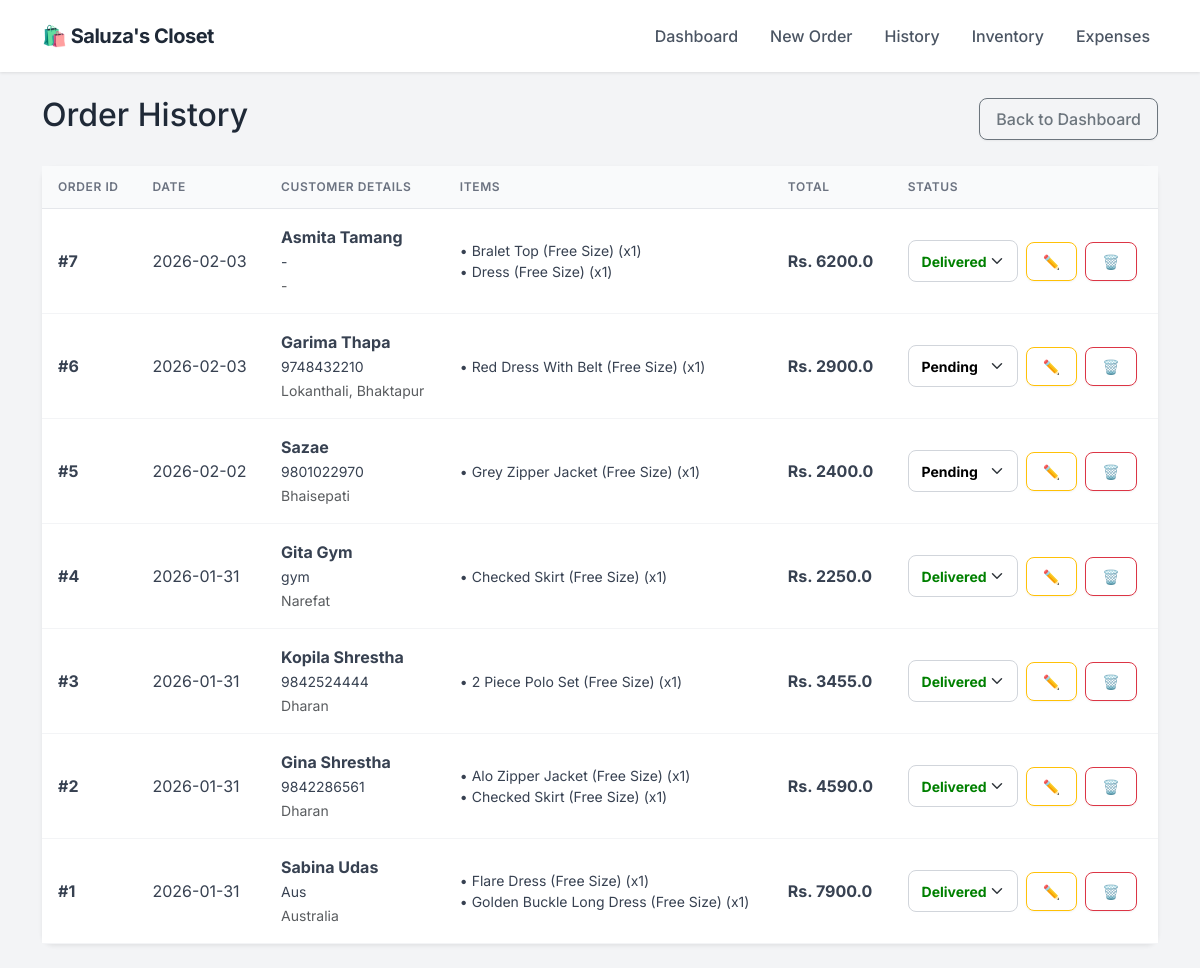
The page /orders on the database as committed earlier.
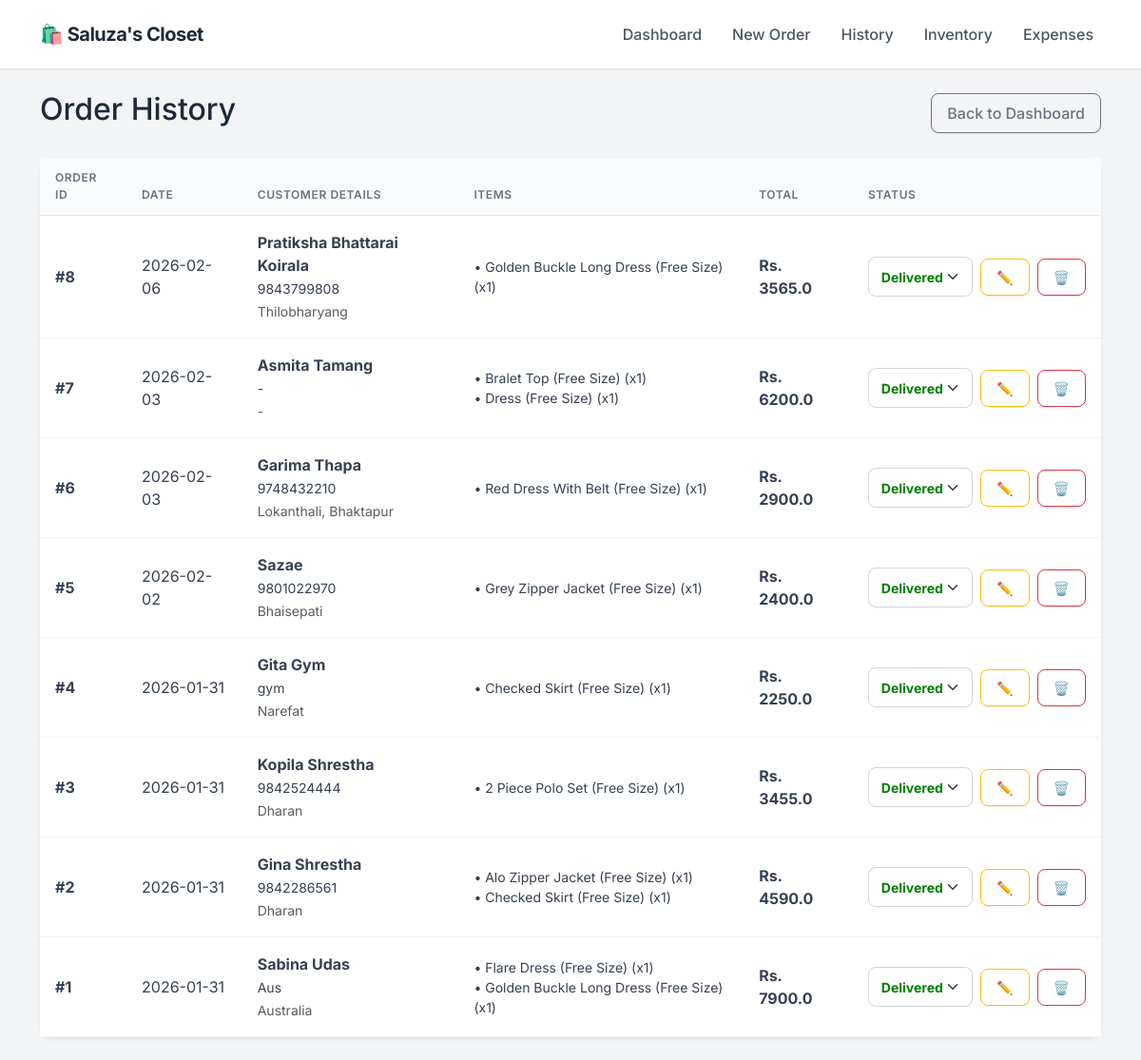
The same page on the database as committed later.
### app.py (models this page shows)
class Order(db.Model):
    id = db.Column(db.Integer, primary_key=True)
    customer_name = db.Column(db.String(100), nullable=False)
    phone = db.Column(db.String(20), nullable=False)
    address = db.Column(db.String(200), nullable=True)
    date = db.Column(db.DateTime, default=datetime.utcnow)
    total_amount = db.Column(db.Float, default=0.0)
    profit = db.Column(db.Float, default=0.0)
    status = db.Column(db.String(20), default='Pending')
    items = db.relationship('OrderItem', backref='order', lazy=True)

class OrderItem(db.Model):
    id = db.Column(db.Integer, primary_key=True)
    order_id = db.Column(db.Integer, db.ForeignKey('order.id'), nullable=False)
    product_id = db.Column(db.Integer, db.ForeignKey('product.id'), nullable=False)
    quantity = db.Column(db.Integer, nullable=False)
    discount = db.Column(db.Float, default=0.0)
    subtotal = db.Column(db.Float, nullable=False)
    product_name = db.Column(db.String(100))

### app.py (the view)
@app.route('/orders')
def order_history():
    all_orders = Order.query.order_by(Order.date.desc()).all()
    return render_template('orders.html', orders=all_orders)

### templates/orders.html (shortened to what this page needs)
{% extends "layout.html" %}
{% block content %}
<div class="d-flex justify-content-between align-items-center mb-4">
    <h2>Order History</h2>
    <a href="/" class="btn btn-outline-secondary">Back to Dashboard</a>
</div>
<div class="card shadow-sm">
    <div class="card-body p-0">
        <table class="table table-hover mb-0 align-middle">
            <thead class="table-light">
                <tr>
                    <th>Order ID</th>
                    <th>Date</th>
                    <th>Customer Details</th>
                    <th>Items</th>
                    <th>Total</th>
                    <th>Status</th>
                </tr>
            </thead>
            <tbody>
                {% for order in orders %}
                <tr>
                    <td><strong>#{{ order.id }}</strong></td>
                    <td>{{ order.date.strftime('%Y-%m-%d') }}</td>
                    <td>
                        <strong>{{ order.customer_name }}</strong><br>
                        <small>{{ order.phone }}</small><br>
                        <small class="text-muted">{{ order.address }}</small>
                    </td>
                    <td>
                        <ul class="list-unstyled mb-0 small">
                        {% for item in order.items %}
                            <li>• {{ item.product_name }} (x{{ item.quantity }})</li>
                        {% endfor %}
                        </ul>
                    </td>
                    <td><strong>Rs. {{ order.total_amount }}</strong></td>
                    <td>
                        <div class="d-flex gap-2 align-items-center">
                            <form action="/update_status/{{ order.id }}" method="POST">
                                <select name="status" class="form-select form-select-sm"
                                        style="width: 110px; font-weight: bold;
                                        color: {{ 'green' if order.status == 'Delivered' else ('blue' if order.status == 'Shipped' else 'black') }}"
                                        onchange="this.form.submit()">
                                    <option value="Pending" {% if order.status == 'Pending' %}selected{% endif %}>Pending</option>
                                    <option value="Delivered" {% if order.status == 'Delivered' %}selected{% endif %}>Delivered</option>
                                </select>
                            </form>
                            <a href="/edit_order/{{ order.id }}" class="btn btn-sm btn-outline-warning" title="Edit Order">✏️</a>
                            <a href="/delete_order/{{ order.id }}"
                               class="btn btn-sm btn-outline-danger"
                               onclick="return confirm('Are you sure? This will delete the order and RESTORE the stock.')"
                               title="Delete Order">
                                🗑️
                            </a>
                        </div>
                    </td>
                </tr>
                {% endfor %}
            </tbody>
        </table>
    </div>
</div>
{% endblock %}

### templates/layout.html (shortened to what this page needs)
<!DOCTYPE html>
<html lang="en">
<head>
    <link href="https://cdn.jsdelivr.net/npm/bootstrap@5.3.0/dist/css/bootstrap.min.css" rel="stylesheet">
</head>
<body>
    <nav class="navbar navbar-expand-lg sticky-top">
        <div class="container">
            <a class="navbar-brand" href="/">
                🛍️ Saluza's Closet
            </a>
            <div class="collapse navbar-collapse" id="navbarNav">
                <ul class="navbar-nav ms-auto">
                    <li class="nav-item"><a class="nav-link" href="/">Dashboard</a></li>
                    <li class="nav-item"><a class="nav-link" href="/new_order">New Order</a></li>
                    <li class="nav-item"><a class="nav-link" href="/orders">History</a></li>
                    <li class="nav-item"><a class="nav-link" href="/inventory">Inventory</a></li>
                    <li class="nav-item"><a class="nav-link" href="/expenses">Expenses</a></li>
                </ul>
            </div>
        </div>
    </nav>
    <div class="container py-4">
        {% block content %}{% endblock %}
    </div>
</body>
</html>

### templates/layout.html (style rules this page uses)
:root { --primary-color: #2563eb; --bg-color: #f3f4f6; --text-dark: #1f2937; --card-shadow: 0 4px 6px -1px rgba(0, 0, 0, 0.1), 0 2px 4px -1px rgba(0, 0, 0, 0.06); }
body { font-family: 'Inter', sans-serif; background-color: var(--bg-color); color: var(--text-dark); }
.navbar { background-color: #ffffff; box-shadow: 0 1px 3px rgba(0,0,0,0.1); padding: 1rem 0; }
.navbar-brand { font-weight: 700; color: var(--text-dark) !important; font-size: 1.25rem; letter-spacing: -0.5px; }
.nav-link { color: #4b5563 !important; font-weight: 500; margin-left: 1rem; transition: color 0.2s; }
.card { border: none; border-radius: 12px; box-shadow: var(--card-shadow); background: #ffffff; transition: transform 0.2s; }
.btn { border-radius: 8px; font-weight: 500; padding: 0.5rem 1rem; box-shadow: 0 1px 2px 0 rgba(0, 0, 0, 0.05); }
.table { margin-bottom: 0; }
.table thead th { background-color: #f9fafb; color: #6b7280; font-size: 0.75rem; text-transform: uppercase; letter-spacing: 0.05em; font-weight: 600; border-bottom: 1px solid #e5e7eb; padding: 0.75rem 1rem; }
.table tbody td { padding: 1rem 1rem; vertical-align: middle; color: #374151; border-bottom: 1px solid #f3f4f6; }
.form-control, .form-select { border-radius: 8px; border: 1px solid #d1d5db; padding: 0.6rem 0.8rem; }

Rows that differ between the two databases and show on the page:
added Order: id "8", date "2026-02-06", customer_name "Pratiksha Bhattarai Koirala", phone "9843799808", address "Thilobharyang", total_amount "3565.0", status "Delivered"
added OrderItem: product_name "Golden Buckle Long Dress (Free Size)", quantity "1", shown under "8"
changed Order "Garima Thapa": status "Pending" → "Delivered"
changed Order "Sazae": status "Pending" → "Delivered"
